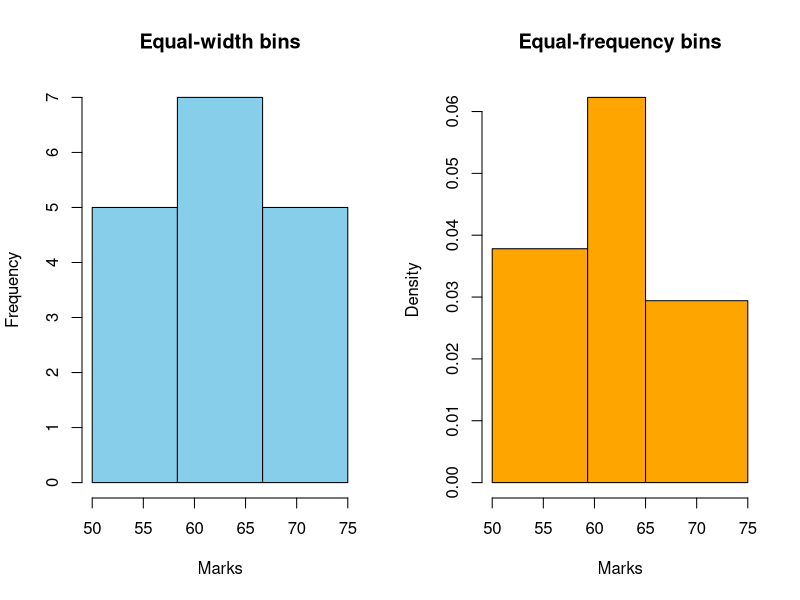

Write R code to recreate this figure.
marks <- sort(c(55,60,71,63,55,65,50,55,58,59,61,63,65,67,71,72,75))
n <- length(marks)

# (a) equal-frequency (equi-depth): 3 bins with roughly equal counts
bin_id <- ceiling(seq_along(marks) / (n / 3))
eq_freq <- split(marks, bin_id)
print(eq_freq)

# (b) equal-width: 3 bins of equal range
width <- (max(marks) - min(marks)) / 3
breaks <- seq(min(marks), max(marks), by = width)
eq_width <- split(marks, cut(marks, breaks = breaks, include.lowest = TRUE))
print(eq_width)

# Histograms
par(mfrow = c(1, 2))
hist(marks, breaks = breaks, col = "skyblue",
     main = "Equal-width bins", xlab = "Marks")
hist(marks, breaks = quantile(marks, probs = seq(0, 1, length.out = 4)),
     col = "orange", main = "Equal-frequency bins", xlab = "Marks")
par(mfrow = c(1, 1))
